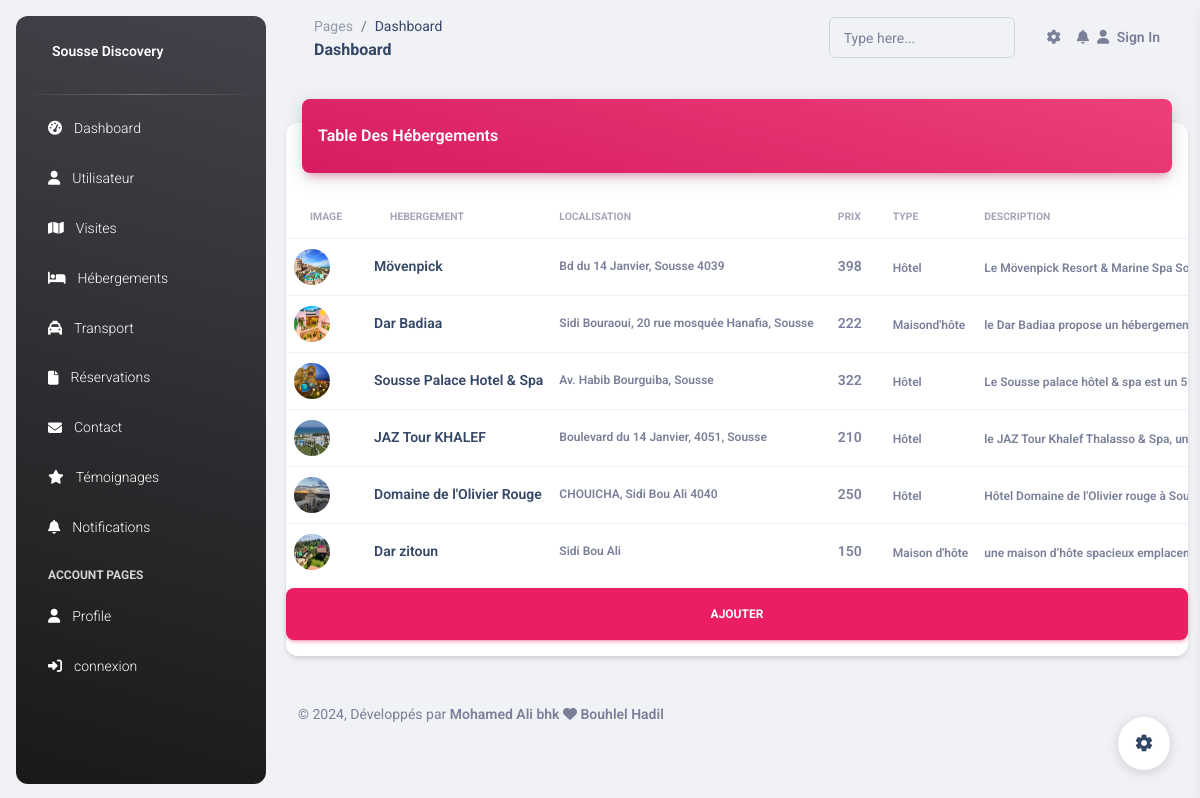
The page /connexion/hebergement.php (signed in) on the database its author committed.
### tables this page shows
CREATE TABLE IF NOT EXISTS `hebergement` (
  `id` int NOT NULL AUTO_INCREMENT,
  `nom` varchar(50) NOT NULL,
  `localisation` varchar(200) NOT NULL,
  `prix` int NOT NULL,
  `type` varchar(50) NOT NULL,
  `description` text NOT NULL,
  `image` varchar(150) NOT NULL,
  PRIMARY KEY (`id`)
);

### connexion/database.php (called while the page is built, shortened)
<?php
class database
{
    private $link;
    public function __construct()
    {
        global $link;
        if (is_null($link)) {
            $server = 'localhost';
            $login = 'root';
            $password = '';
            $database = 'sousse_discovery';
            try {
                $this->link = new mysqli($server, $login, $password, $database);
                $this->link->set_charset("utf8");
            } catch (mysqli_sql_exception $e) {
                echo 'Problem de connexion--> ' . $e;
            }
        }
    }
    public function getConnectionDB()
    {
        return $this->link;
    }
}
?>

### connexion/connexion.php (called while the page is built, shortened)
<?php
require_once("database.php");
require_once("hebergementfct.php");
$database = new database();
$hebergementfct= new hebergementfct($database->getConnectionDB());
?>

### connexion/hebergementfct.php (called while the page is built, shortened)
<?php
class hebergementfct
{
    private $db;
    public function __construct($db)
    {
        $this->db = $db;
    }
    public function read()
    {
        $table = array();
        $query = mysqli_query($this->db, "SELECT * FROM `hebergement`");
        while ($result = mysqli_fetch_array($query)) {
            $table[] = $result;
        }
        return $table;
    }
}

### connexion/hebergement.php (the view, shortened to what this page needs)
<?php require_once('head.php'); ?>
<body class="g-sidenav-show  bg-gray-200">
<?php require_once('navbarr.php'); ?>
    <div class="container-fluid py-4">
      <div class="row">
        <div class="col-12">
          <div class="card my-4">
            <div class="card-header p-0 position-relative mt-n4 mx-3 z-index-2">
              <div class="bg-gradient-primary shadow-primary border-radius-lg pt-4 pb-3">
                <h6 class="text-white text-capitalize ps-3">Table Des hébergements </h6>
              </div>
            </div>
            <div class="card-body px-0 pb-2">
              <div class="table-responsive p-0">
                <table class="table align-items-center justify-content-center mb-0">
                  <thead>
                    <tr>
                    <th class="text-uppercase text-secondary text-xxs font-weight-bolder opacity-7">image</th>
                      <th class="text-uppercase text-secondary text-xxs font-weight-bolder opacity-7">hebergement</th>
                      <th class="text-uppercase text-secondary text-xxs font-weight-bolder opacity-7 ps-2">Localisation</th>
                      <th class="text-uppercase text-secondary text-xxs font-weight-bolder opacity-7 ps-2">Prix</th>
                      <th class="text-uppercase text-secondary text-xxs font-weight-bolder opacity-7 ps-2">Type</th>
                      <th class="text-uppercase text-secondary text-xxs font-weight-bolder  opacity-7 ps-2">Description</th>
                    </tr>
                  </thead>
                  <tbody>
                  <?php
                        $all = $hebergementfct->read();
                        foreach ($all as $i => $item):
                  ?>
                    <tr>
                    <td>
                        <img src="../images/<?= $item["image"]; ?>" class="avatar avatar-sm rounded-circle me-2"
                          alt="spotify">
                      </td>
                      <td>
                        <h6 class="mb-0 text-sm">
                          <?= $item["nom"]; ?>
                        </h6>
                      </td>
                      <td >
                        <div class="d-flex ">
                          <span class="me-2 text-xs font-weight-bold"><?= $item["localisation"]; ?></span>
                        </div>
                      </td>
                      <td>
                        <p class="text-sm font-weight-bold mb-0"><?= $item["prix"]; ?></p>
                      </td>
                      <td>
                        <span class="text-xs font-weight-bold"><?= $item["type"]; ?></span>
                      </td>
                      <td>
                        <span class="text-xs font-weight-bold"><?= $item["description"]; ?></span>
                      </td>
                    </tr>
                    <?php endforeach; ?>
                  </tbody>
                </table>
              </div>
            </div>
            <form method="post" class="d-grid gap-2">
                    <button type="button"  class="btn btn-primary py-3 px-5" data-bs-toggle="modal" data-bs-target="#ajouter">Ajouter</button>
            </form>
          </div>
        </div>
      </div>
      <?php require_once('footerd.php'); ?>
    </div>
  </main>
  <?php require_once('sidebar.php');
   require_once('script.php'); ?>
</body>
</html>

### rows shown on the page
hebergement: image (picture), nom "Mövenpick", localisation "Bd du 14 Janvier, Sousse 4039", prix "398", type "Hôtel", description "Le Mövenpick Resort & Marine Spa…"
hebergement: image (picture), nom "Dar Badiaa", localisation "Sidi Bouraoui, 20 rue mosquée Hanafia, Sousse", prix "222", type "Maisond'hôte", description "le Dar Badiaa propose un…"
hebergement: image (picture), nom "Sousse Palace Hotel & Spa", localisation "Av. Habib Bourguiba, Sousse", prix "322", type "Hôtel", description "Le Sousse palace hôtel & spa est un 5…"
hebergement: image (picture), nom "JAZ Tour KHALEF", localisation "Boulevard du 14 Janvier, 4051, Sousse", prix "210", type "Hôtel", description "le JAZ Tour Khalef Thalasso & Spa, un…"
hebergement: image (picture), nom "Domaine de l'Olivier Rouge", localisation "CHOUICHA, Sidi Bou Ali 4040", prix "250", type "Hôtel", description "Hôtel Domaine de l'Olivier rouge à…"
hebergement: image (picture), nom "Dar zitoun", localisation "Sidi Bou Ali", prix "150", type "Maison d'hôte", description "une maison d’hôte spacieux…"
